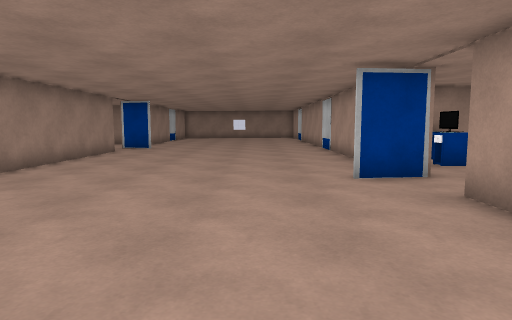
view 1 (above)

24 first-person views from a walk through a Unity game level. The camera is 1.2 m above the floor, tilts 6° down and sees 75° across. The floor is counted in squares, 1 m on a side. Each view is taken from the middle of a square. On the plan, view 1 faces up. The plan holds only what a view shows up to about 14 squares ahead; the rest is blank. The player is left out. Surface patterns are stand-ins for the level's own textures.

view 2
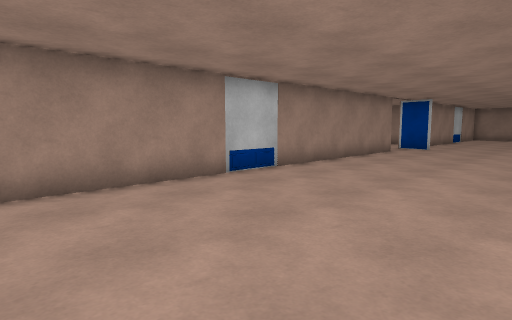

view 3
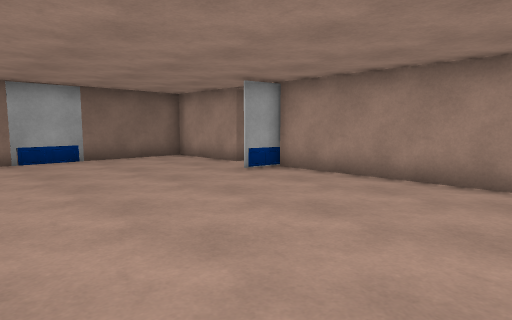

view 4
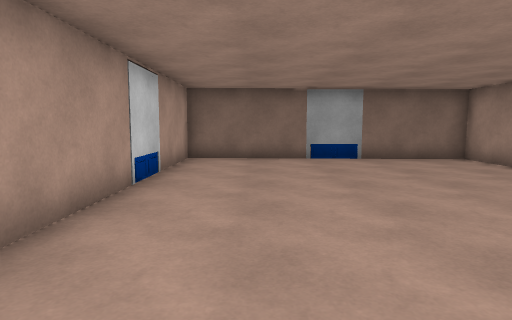

view 5
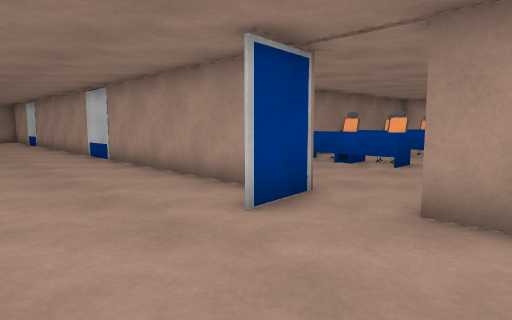

view 6
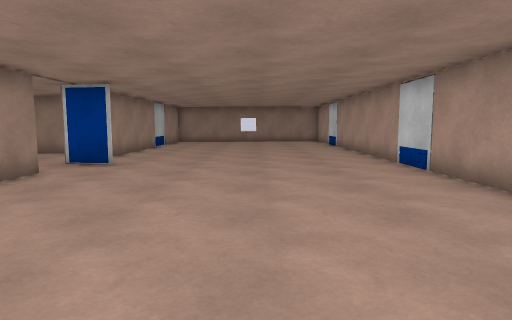

view 7
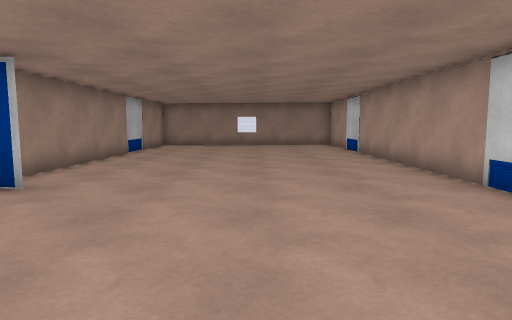

view 8
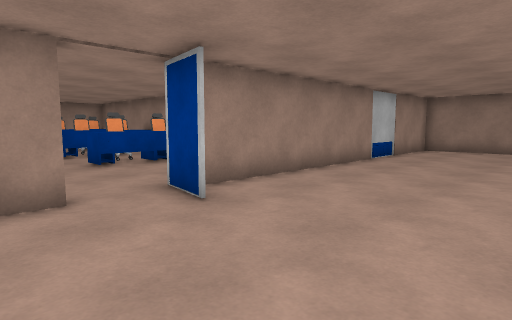

view 9
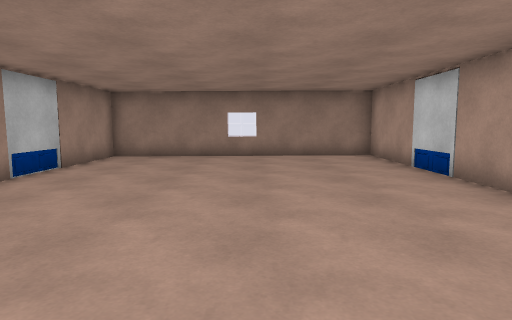

view 10
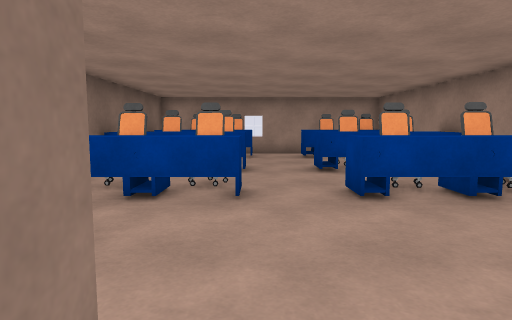

view 11
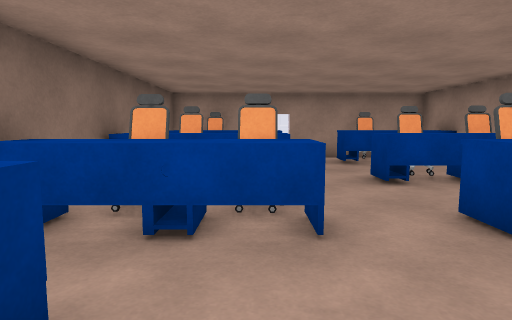

view 12
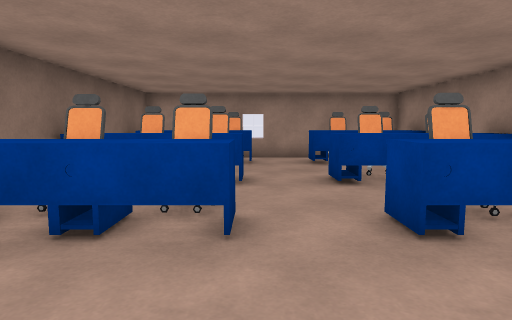

view 13
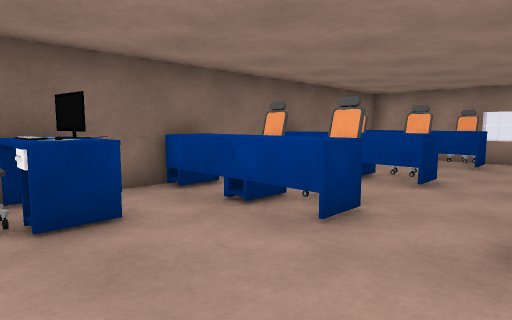

view 14
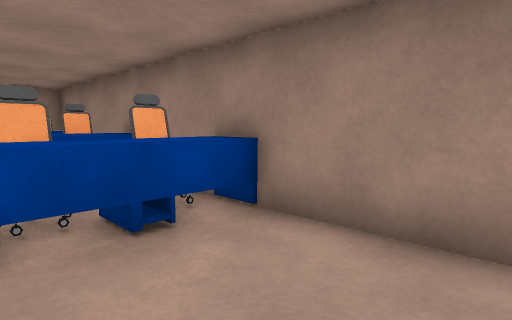

view 15
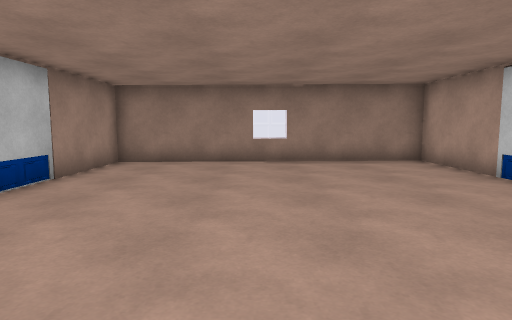

view 16
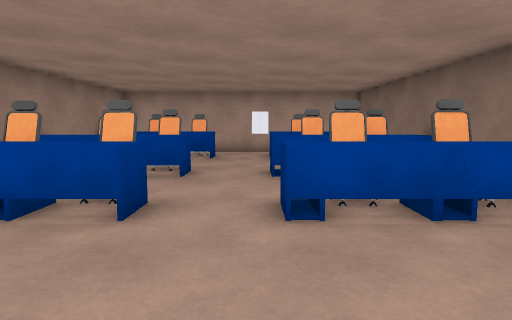

view 17
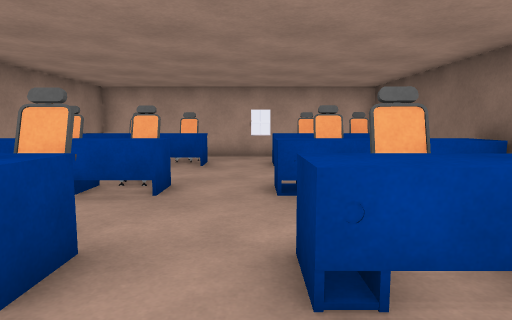

view 18
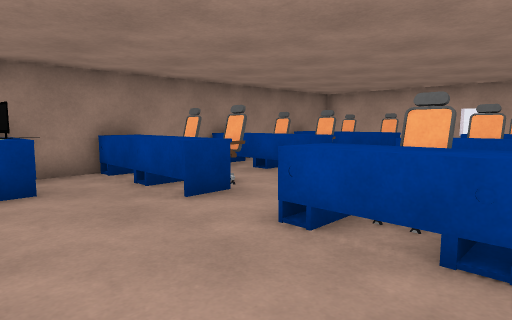

view 19
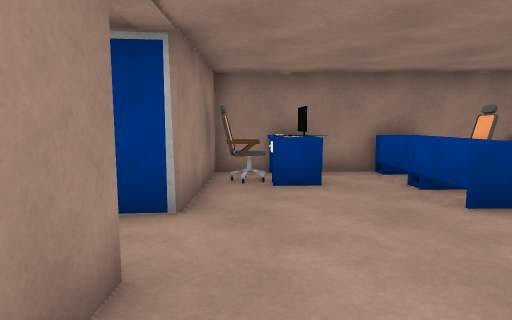

view 20
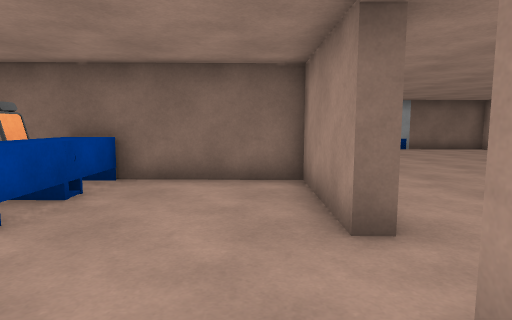

view 21
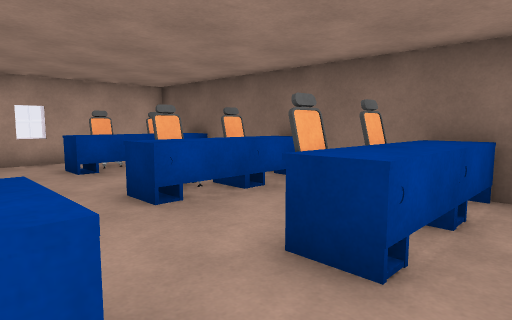

view 22
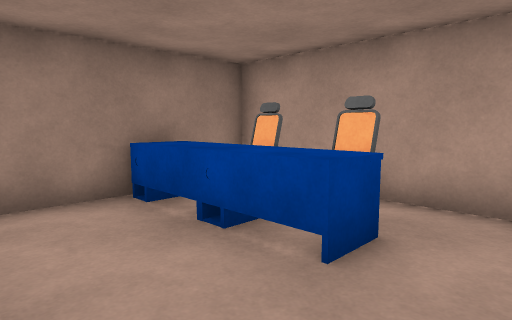

view 23
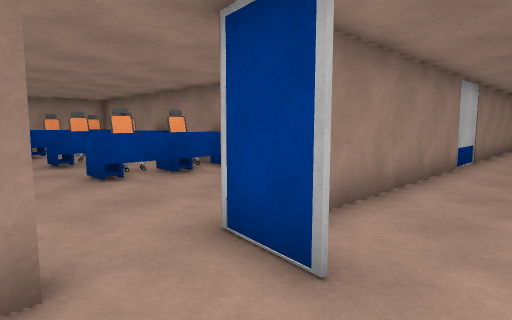

view 24
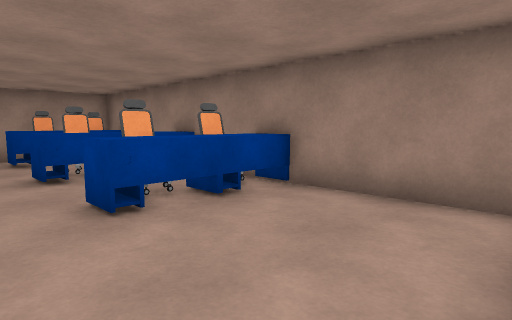

### Floor plan
Ten units are one square. View 1 is at (0, 0); x grows to the right and y downward. Boxes are objects, and circles mark ways between rooms. Rooms are numbered by the first view taken in them; rooms with no view inside come last. Other rooms are left out.
<svg viewBox="-215 -315 401 400">
<path fill="none" stroke="#000" d="M-71 -155 -66 -155 -66 26 -54 28M-54 -172 -71 -175M35 -88 35 -310 -66 -310 -66 -180M40 -75 21 -73M35 -44 35 -55M-54 29 -70 26M-70 45 -66 45 -66 80 35 80 35 -9M-84 -215 -210 -215 -210 -118 -94 -118M35 -55 40 -55 40 -18 174 -18M181 -18 181 -115 40 -115 40 -75"/>
<rect x="-205" y="-145" width="10" height="20" fill="#bbb"><title>other object</title></rect>
<rect x="-205" y="-155" width="10" height="10" fill="#bbb"><title>other object</title></rect>
<rect x="-205" y="-195" width="20" height="20" fill="#bbb"><title>other object</title></rect>
<rect x="-205" y="-195" width="10" height="10" fill="#bbb"><title>other object</title></rect>
<rect x="-205" y="-215" width="10" height="20" fill="#bbb"><title>other object</title></rect>
<rect x="-195" y="-145" width="10" height="20" fill="#bbb"><title>other object</title></rect>
<rect x="-195" y="-165" width="10" height="20" fill="#bbb"><title>other object</title></rect>
<rect x="-195" y="-215" width="10" height="20" fill="#bbb"><title>other object</title></rect>
<rect x="-175" y="-145" width="20" height="20" fill="#bbb"><title>other object</title></rect>
<rect x="-165" y="-155" width="10" height="10" fill="#bbb"><title>other object</title></rect>
<rect x="-165" y="-195" width="20" height="20" fill="#bbb"><title>other object</title></rect>
<rect x="-165" y="-195" width="10" height="10" fill="#bbb"><title>other object</title></rect>
<rect x="-165" y="-215" width="10" height="20" fill="#bbb"><title>other object</title></rect>
<rect x="-155" y="-145" width="10" height="20" fill="#bbb"><title>other object</title></rect>
<rect x="-155" y="-155" width="10" height="10" fill="#bbb"><title>other object</title></rect>
<rect x="-155" y="-215" width="10" height="20" fill="#bbb"><title>other object</title></rect>
<rect x="-135" y="-135" width="10" height="10" fill="#bbb"><title>other object</title></rect>
<rect x="-135" y="-155" width="10" height="10" fill="#bbb"><title>other object</title></rect>
<rect x="-135" y="-195" width="10" height="10" fill="#bbb"><title>other object</title></rect>
<rect x="-135" y="-215" width="10" height="20" fill="#bbb"><title>other object</title></rect>
<rect x="-125" y="-135" width="10" height="20" fill="#bbb"><title>other object</title></rect>
<rect x="-125" y="-155" width="10" height="20" fill="#bbb"><title>other object</title></rect>
<rect x="-125" y="-195" width="10" height="20" fill="#bbb"><title>other object</title></rect>
<rect x="-125" y="-215" width="10" height="20" fill="#bbb"><title>other object</title></rect>
<rect x="-95" y="-125" width="10" height="10" fill="#bbb"><title>other object</title></rect>
<rect x="-95" y="-135" width="10" height="10" fill="#bbb"><title>other object</title></rect>
<rect x="-95" y="-145" width="10" height="10" fill="#bbb"><title>other object</title></rect>
<rect x="-85" y="-135" width="10" height="10" fill="#bbb"><title>other object</title></rect>
<rect x="45" y="-115" width="10" height="20" fill="#bbb"><title>other object</title></rect>
<rect x="55" y="-115" width="10" height="20" fill="#bbb"><title>other object</title></rect>
<rect x="75" y="-45" width="10" height="20" fill="#bbb"><title>other object</title></rect>
<rect x="75" y="-55" width="10" height="10" fill="#bbb"><title>other object</title></rect>
<rect x="75" y="-95" width="10" height="20" fill="#bbb"><title>other object</title></rect>
<rect x="75" y="-115" width="20" height="20" fill="#bbb"><title>other object</title></rect>
<rect x="85" y="-35" width="10" height="10" fill="#bbb"><title>other object</title></rect>
<rect x="85" y="-55" width="10" height="20" fill="#bbb"><title>other object</title></rect>
<rect x="85" y="-95" width="20" height="20" fill="#bbb"><title>other object</title></rect>
<rect x="85" y="-105" width="20" height="10" fill="#bbb"><title>other object</title></rect>
<rect x="115" y="-35" width="10" height="20" fill="#bbb"><title>other object</title></rect>
<rect x="115" y="-55" width="10" height="20" fill="#bbb"><title>other object</title></rect>
<rect x="115" y="-95" width="10" height="20" fill="#bbb"><title>other object</title></rect>
<rect x="115" y="-115" width="10" height="20" fill="#bbb"><title>other object</title></rect>
<rect x="125" y="-35" width="10" height="10" fill="#bbb"><title>other object</title></rect>
<rect x="125" y="-55" width="10" height="20" fill="#bbb"><title>other object</title></rect>
<rect x="125" y="-85" width="10" height="10" fill="#bbb"><title>other object</title></rect>
<rect x="125" y="-105" width="10" height="10" fill="#bbb"><title>other object</title></rect>
<rect x="155" y="-25" width="10" height="10" fill="#bbb"><title>other object</title></rect>
<rect x="155" y="-35" width="20" height="10" fill="#bbb"><title>other object</title></rect>
<rect x="155" y="-55" width="10" height="20" fill="#bbb"><title>other object</title></rect>
<rect x="155" y="-95" width="10" height="20" fill="#bbb"><title>other object</title></rect>
<rect x="155" y="-105" width="20" height="10" fill="#bbb"><title>other object</title></rect>
<rect x="155" y="-115" width="10" height="10" fill="#bbb"><title>other object</title></rect>
<rect x="165" y="-45" width="10" height="10" fill="#bbb"><title>other object</title></rect>
<rect x="165" y="-95" width="10" height="20" fill="#bbb"><title>other object</title></rect>
<circle cx="-70" cy="-160" r="3" fill="#2a7"/>
<circle cx="40" cy="-60" r="3" fill="#2a7"/>
<text x="-20" y="-120">1</text>
<text x="-140" y="-170">2</text>
<text x="110" y="-70">3</text>
</svg>
Room 1 opens to room 2. Room 1 opens to room 3.

Where each view was taken, in squares from view 1:
view 1: 0 up, 0 right, facing up
view 2: 0 up, 0 right, facing up-left
view 3: 4 up, 1 right, facing down-left
view 4: 4 up, 1 right, facing down
view 5: 4 up, 1 left, facing up-right
view 6: 7 up, 1 left, facing up
view 7: 11 up, 1 left, facing up
view 8: 14 up, 1 left, facing up-left
view 9: 18 up, 1 left, facing up
view 10: 16 up, 6 left, facing left
view 11: 15 up, 8 left, facing left
view 12: 16 up, 8 left, facing left
view 13: 18 up, 8 left, facing down-left
view 14: 18 up, 8 left, facing up-left
view 15: 20 up, 2 left, facing up
view 16: 6 up, 4 right, facing right
view 17: 6 up, 6 right, facing right
view 18: 3 up, 5 right, facing up-right
view 19: 3 up, 5 right, facing up
view 20: 9 up, 5 right, facing down
view 21: 8 up, 7 right, facing down-right
view 22: 6 up, 13 right, facing up-right
view 23: 5 down, 4 left, facing up-left
view 24: 4 down, 7 left, facing up-left
